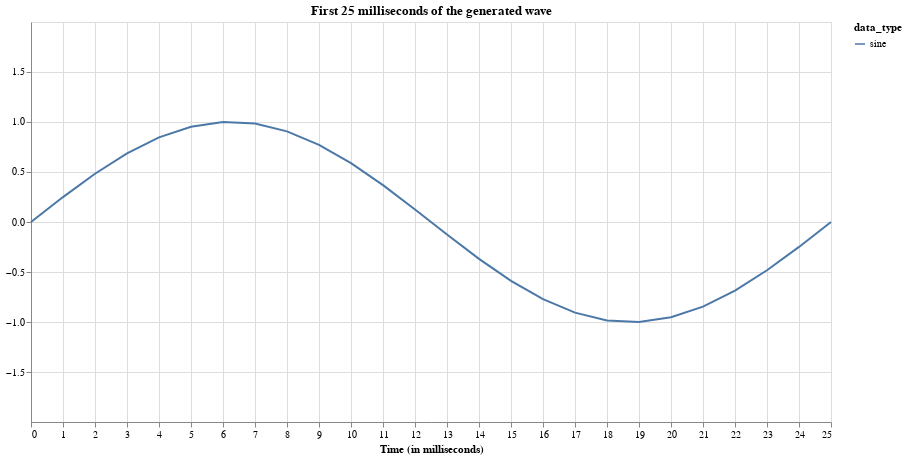

Here is the notebook cell this chart was saved with:
### Code cell
sineplot(data, 25, ["sine"])

### Figure 1 — Vega-Lite specification as saved in the notebook (floating-point values rounded to 4 significant figures)
{"config": {"view": {"continuousWidth": 400, "continuousHeight": 300}}, "data": {"name": "data-ed8973e37543db25f540289835a79a2e"}, "mark": "line", "encoding": {"color": {"type": "nominal", "field": "data_type"}, "x": {"type": "quantitative", "field": "time", "scale": {"domain": [0, 25], "nice": false}, "title": "Time (in milliseconds)"}, "y": {"type": "quantitative", "field": "values", "scale": {"domain": [-1.996, 1.996]}, "title": null}}, "height": 400, "title": "First 25 milliseconds of the generated wave\n\n", "width": 800, "$schema": "https://vega.github.io/schema/vega-lite/v4.8.1.json", "datasets": {"data-ed8973e37543db25f540289835a79a2e": [{"time": 0.0, "values": 0.0, "data_type": "sine"}, {"time": 1.0, "values": 0.2487, "data_type": "sine"}, {"time": 2.0, "values": 0.4818, "data_type": "sine"}, {"time": 3.0, "values": 0.6845, "data_type": "sine"}, {"time": 4.0, "values": 0.8443, "data_type": "sine"}, {"time": 5.0, "values": 0.9511, "data_type": "sine"}, {"time": 6.0, "values": 0.998, "data_type": "sine"}, {"time": 7.0, "values": 0.9823, "data_type": "sine"}, {"time": 8.0, "values": 0.9048, "data_type": "sine"}, {"time": 9.0, "values": 0.7705, "data_type": "sine"}, {"time": 10.0, "values": 0.5878, "data_type": "sine"}, {"time": 11.0, "values": 0.3681, "data_type": "sine"}, {"time": 12.0, "values": 0.1253, "data_type": "sine"}, {"time": 13.0, "values": -0.1253, "data_type": "sine"}, {"time": 14.0, "values": -0.3681, "data_type": "sine"}, {"time": 15.0, "values": -0.5878, "data_type": "sine"}, {"time": 16.0, "values": -0.7705, "data_type": "sine"}, {"time": 17.0, "values": -0.9048, "data_type": "sine"}, {"time": 18.0, "values": -0.9823, "data_type": "sine"}, {"time": 19.0, "values": -0.998, "data_type": "sine"}, {"time": 20.0, "values": -0.9511, "data_type": "sine"}, {"time": 21.0, "values": -0.8443, "data_type": "sine"}, {"time": 22.0, "values": -0.6845, "data_type": "sine"}, {"time": 23.0, "values": -0.4817, "data_type": "sine"}, {"time": 24.0, "values": -0.2487, "data_type": "sine"}, {"time": 25.0, "values": 5.818e-06, "data_type": "sine"}]}}
